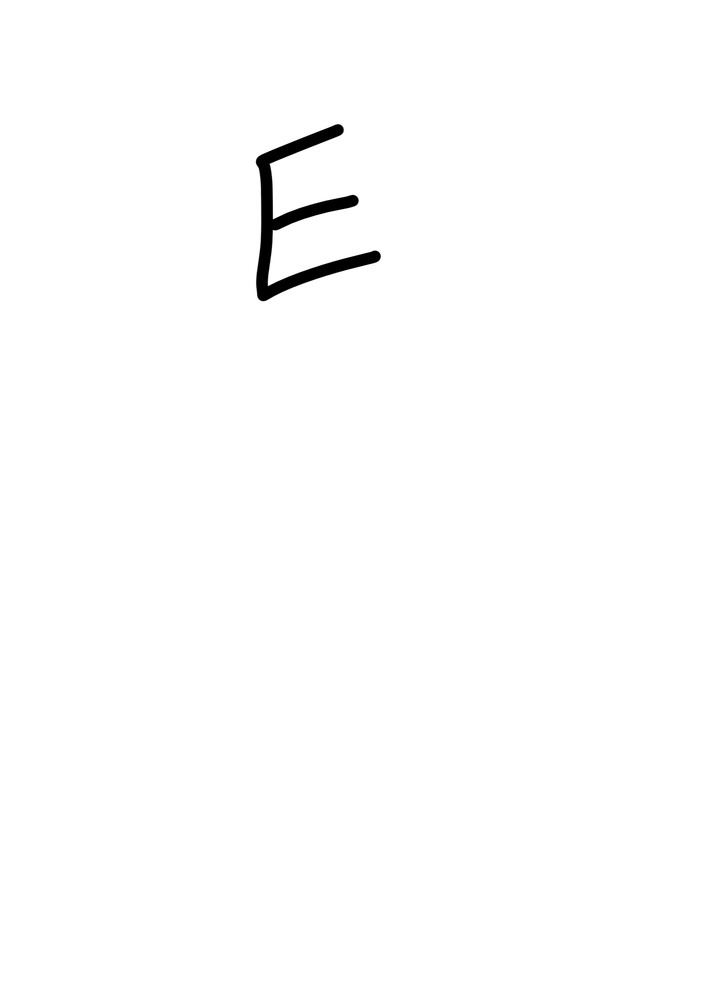
#> input picture phase_1/.trash/E/1.png, 706 x 999 px, shrunk from 1551 x 2194 before the run, found by its file name
$ jupyter execute --allow-errors trash.ipynb
#> lines starting #> are read from the running program, lines starting #| are printed output that depends on the picture; after the words box and inside, x2 and y2 are one past the last pixel; in counts of white or black regions, pixels touching at a corner belong together
[cell 1]
def apply_threshold(filtered):
    """
    Apply OTSU threshold
    Args:
        filtered: np.array
    Returns:
        thresh: np.array
    """
    ret, thresh = cv2.threshold(filtered, 250, 255, cv2.THRESH_OTSU)
    plt.imshow(cv2.cvtColor(thresh, cv2.COLOR_BGR2RGB))
    plt.title('After applying OTSU threshold')
    plt.show()
    return thresh

def detect_contour(img, image_shape):
    """
    Args:
        img: np.array()
        image_shape: tuple
    Returns:
        canvas: np.array()
        cnt: list
    """
    canvas = np.zeros(image_shape, np.uint8)
    contours, hierarchy = cv2.findContours(img, cv2.RETR_TREE, cv2.CHAIN_APPROX_NONE)
    cnt = sorted(contours, key=cv2.contourArea, reverse=True)[0]
    cv2.drawContours(canvas, cnt, -1, (0, 255, 255), 3)
    plt.title('Largest Contour')
    plt.imshow(canvas)
    plt.show()

    return canvas, cnt

#> (the rest of this cell did not finish here and is left out)

[cell 2]
import cv2
from imutils import contours
import matplotlib.pyplot as plt

image = cv2.imread('./test_images/1.png')
#> image is the input picture: shape (999, 706, 3); min 0, max 255, mean 253.2
gray =255-  cv2.cvtColor(image, cv2.COLOR_BGR2GRAY)
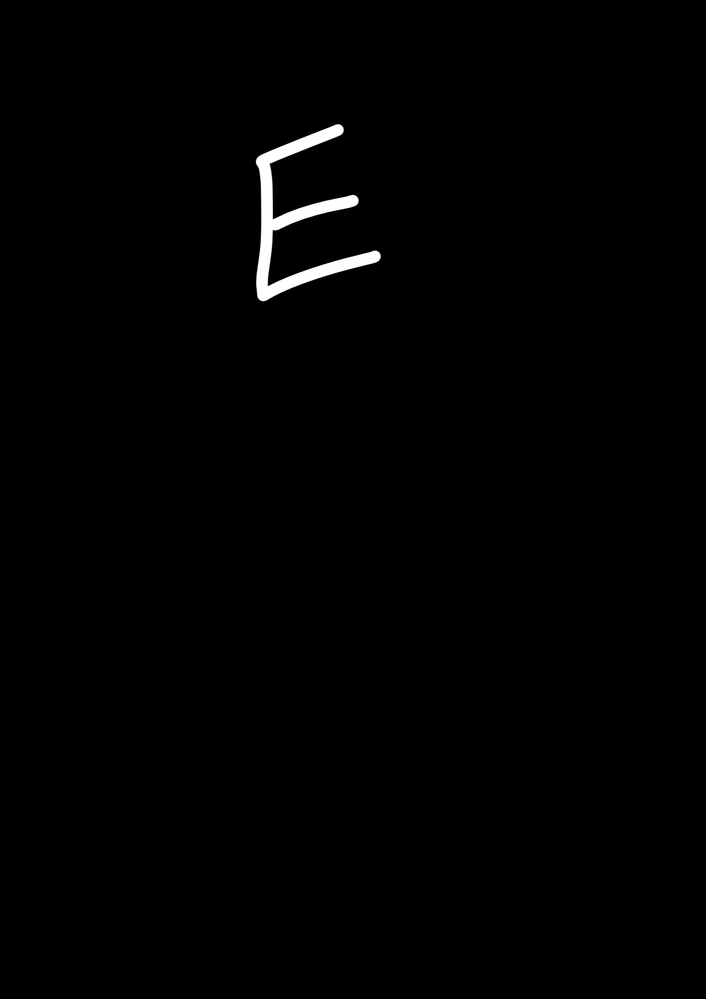
#> gray: shape (999, 706); min 0, max 255, mean 1.8
thresh = cv2.threshold(gray,0,255,cv2.THRESH_OTSU + cv2.THRESH_BINARY)[1]
#> thresh: shape (999, 706); 0.72% white; 1 white region

cnts = cv2.findContours(thresh, cv2.RETR_TREE, cv2.CHAIN_APPROX_SIMPLE)
#> cnts = 1 contour; box (x1, y1, x2, y2) and area: (256, 124, 381, 301) 4646
cnts = cnts[0] if len(cnts) == 2 else cnts[1]

ROI_number = 0
for c in cnts:
    area = cv2.contourArea(c)
    if area > 10:
        x,y,w,h = cv2.boundingRect(c)
        ROI = 255 - thresh[y:y+h, x:x+w]
        # cv2.imwrite('ROI_{}.png'.format(ROI_number), ROI)
        cv2.rectangle(image, (x, y), (x + w, y + h), (36,255,12), 1)
        ROI_number += 1
#> this loop made 1 pass
#> (area, x, y, w, h, ROI_number) on pass 1: (4646.5, 256, 124, 125, 177, 1)
#> pass 1, `ROI = 255 - thresh[y:y+h, x:x+w]`:
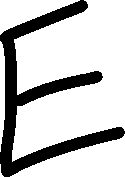
#> ROI: shape (177, 125); 77.1% white; 1 black region, box (x1, y1, x2, y2) and area: (0, 0, 125, 177) 5062
#> after the loop:
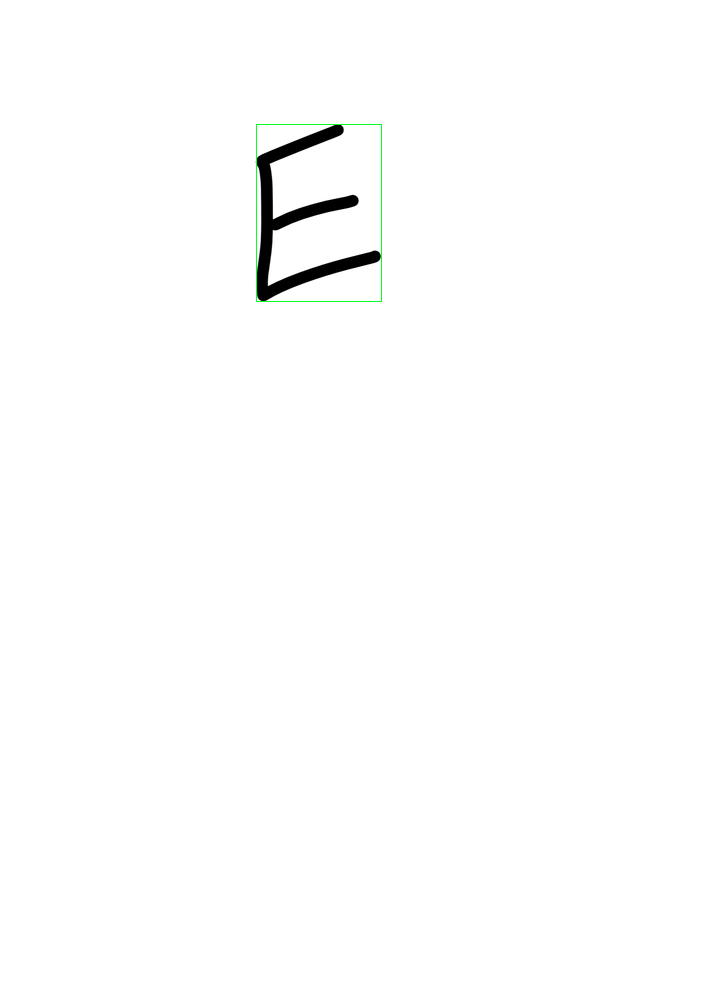
#> image: shape (999, 706, 3); 0.09% of pixels changed, all inside (x1, y1, x2, y2) = (256, 124, 382, 302)
#> after the loop, ROI_number = 1
# plt.imshow('thresh', thresh)
plt.imshow(thresh)
plt.show()
plt.imshow(image)
# plt.imshow('image', image)
# cv2.waitKey()

[cell 3]
# Width and heigth the image
height, width = gray.shape
#> height = 999; width = 706
# Sum the value lines
#> (the rest of this cell did not finish here and is left out)
